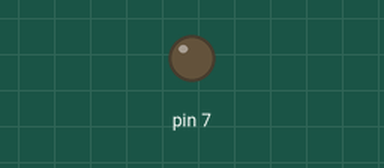
A sketch run on a simulated Arduino Uno, built with avr-gcc and run on an emulated ATmega328P. On the bench: output pins drawn as LEDs (lit = HIGH). Dashed ring = blinking. At 2.0 s the program stops and its outputs stay as they are.

Above: at 0.5 s.
At 1.85 s:
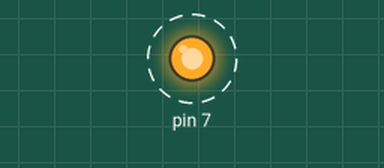
Timing chart, 0 to 3.0 s (numbered marks = the images above):
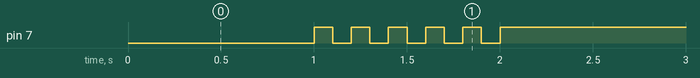

The sketch:

05_practice_2.ino
```cpp
void setup() {
  pinMode(7,OUTPUT);
}

void loop() {
  digitalWrite(7,0);
  delay(1000);
  digitalWrite(7,1);
  int cnt = 5;
  while(cnt--){
     delay(100);
     digitalWrite(7,0);
     delay(100);
     digitalWrite(7,1);
  }
  while(1){}
}
```

Measured:
- by itself, pin 7: alternates HIGH for 0.10 s and LOW for 0.10 s, 11 changes in all, then stays HIGH
